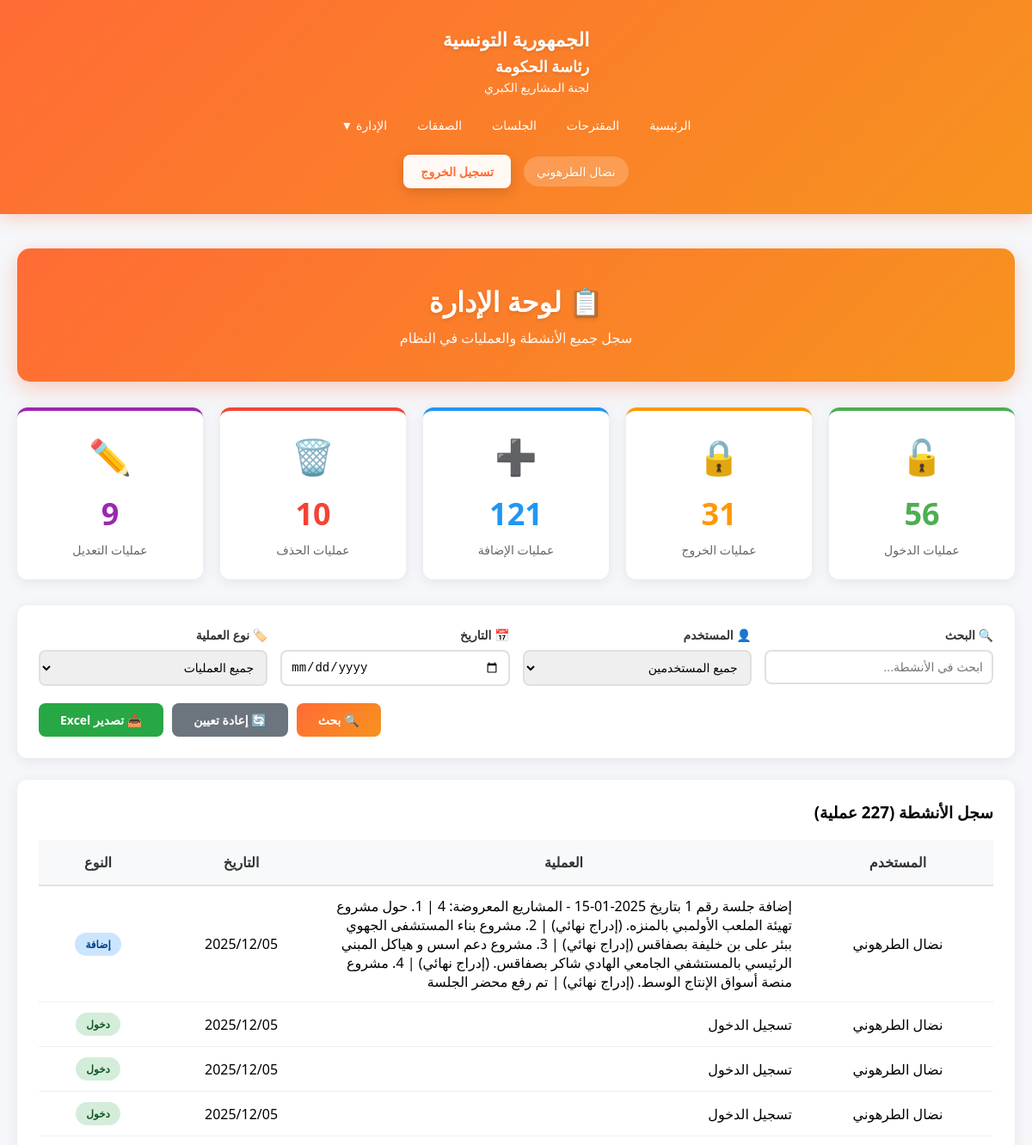
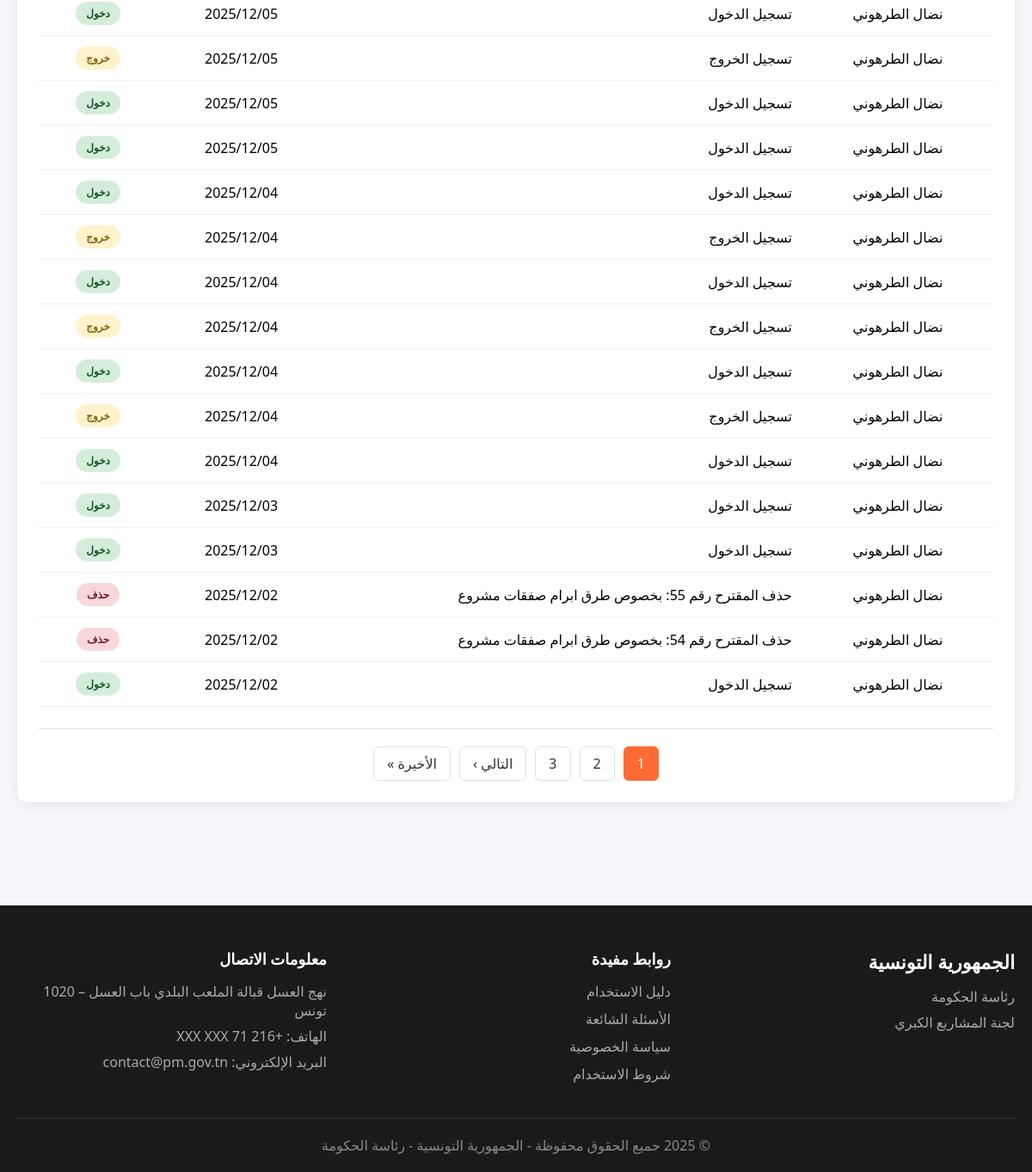
The app's page /Views/administration.php (signed in), older data (2 pictures, top to bottom).
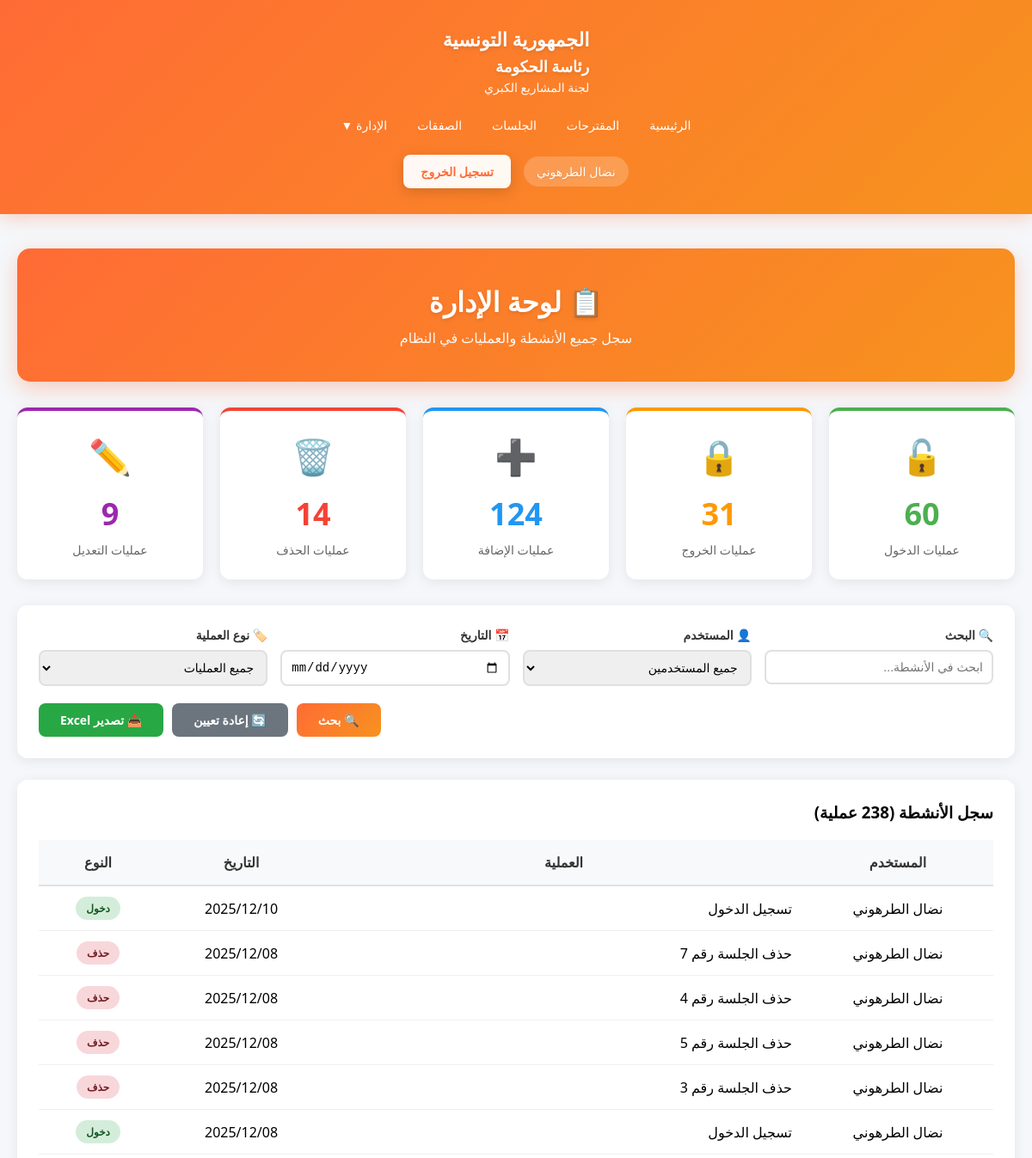
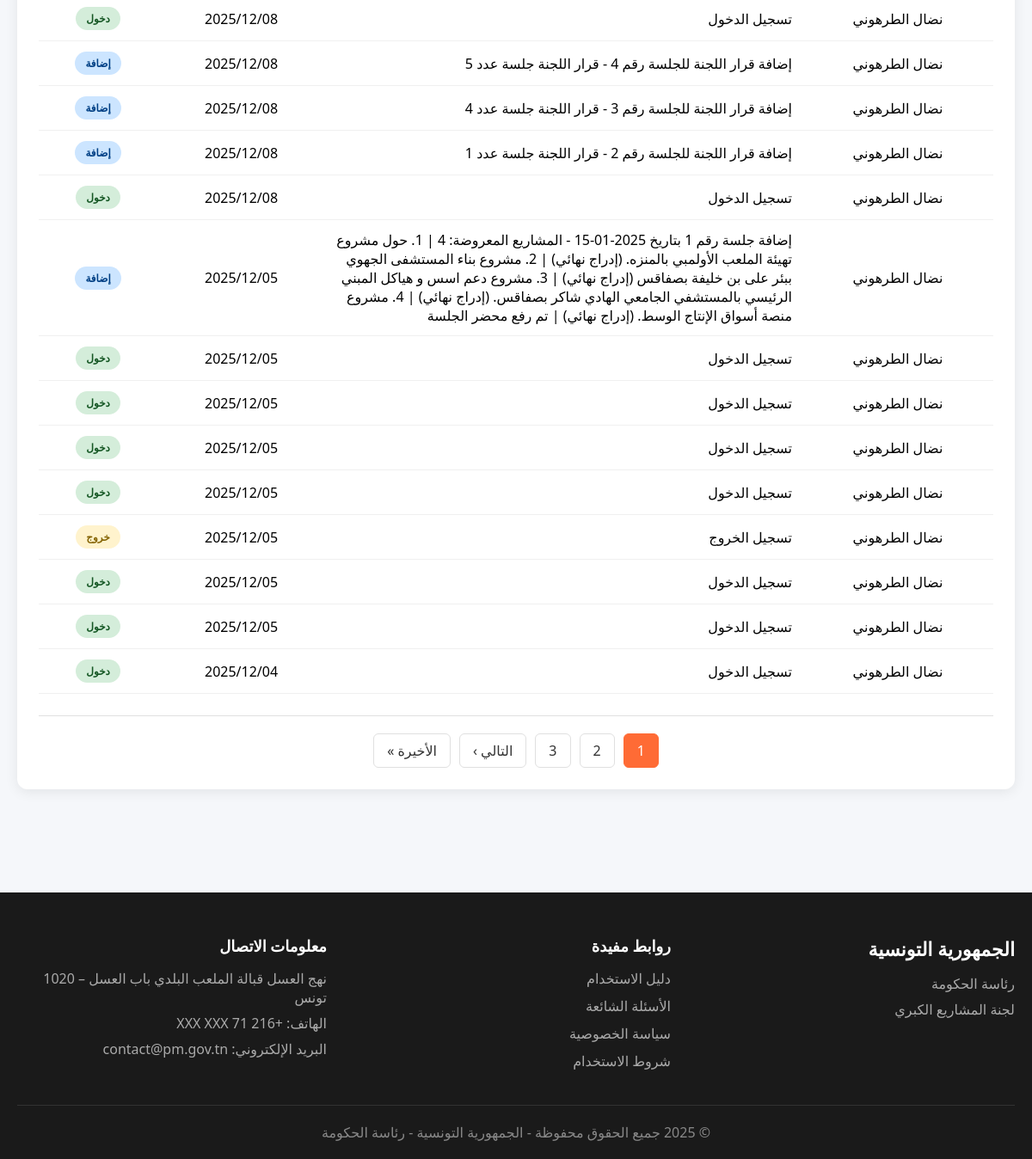
The same page, newer data (2 pictures, top to bottom).
### tables this page shows
CREATE TABLE `journal` (
  `idJournal` int(11) NOT NULL,
  `idUser` int(11) NOT NULL,
  `action` varchar(400) NOT NULL,
  `date` date NOT NULL
);

CREATE TABLE `user` (
  `idUser` int(11) NOT NULL,
  `nomUser` varchar(200) NOT NULL,
  `emailUser` varchar(300) NOT NULL,
  `typeCpt` int(1) NOT NULL,
  `login` varchar(20) NOT NULL,
  `pw` varchar(255) NOT NULL
);

### Views/administration.php (the view, shortened to what the changed rows need)
<?php
$database = new Database();
$db = $database->getConnection();
$filterUser = isset($_GET['user']) ? Security::sanitizeInput($_GET['user']) : '';
$filterAction = isset($_GET['action_type']) ? Security::sanitizeInput($_GET['action_type']) : '';
$filterDate = isset($_GET['date']) ? Security::sanitizeInput($_GET['date']) : '';
$search = isset($_GET['search']) ? Security::sanitizeInput($_GET['search']) : '';
$page = isset($_GET['page']) ? intval($_GET['page']) : 1;
$perPage = 20;
$offset = ($page - 1) * $perPage;
$sql = "SELECT j.*, u.nomUser, u.emailUser
        FROM journal j
        LEFT JOIN user u ON j.idUser = u.idUser
        WHERE 1=1";
$countSql = "SELECT COUNT(*) as total FROM ({$sql}) as subquery";
$countStmt = $db->prepare($countSql);
$countStmt->execute();
$totalRecords = $countStmt->fetch(PDO::FETCH_ASSOC)['total'];
$totalPages = ceil($totalRecords / $perPage);
$sql .= " ORDER BY j.idJournal DESC LIMIT :limit OFFSET :offset";
$stmt = $db->prepare($sql);
$stmt->bindValue(':limit', $perPage, PDO::PARAM_INT);
$stmt->bindValue(':offset', $offset, PDO::PARAM_INT);
$stmt->execute();
$logs = $stmt->fetchAll(PDO::FETCH_ASSOC);
$statsLogin = $db->query("SELECT COUNT(*) as total FROM journal WHERE action LIKE '%تسجيل الدخول%'")->fetch()['total'];
$statsAjout = $db->query("SELECT COUNT(*) as total FROM journal WHERE action LIKE '%إضافة%'")->fetch()['total'];
$statsSupp = $db->query("SELECT COUNT(*) as total FROM journal WHERE action LIKE '%حذف%'")->fetch()['total'];
?>
<!DOCTYPE html>
<html lang="ar" dir="rtl">
<head>
    <link rel="stylesheet" href="../assets/css/style.css">
</head>
<body>
    <?php include 'includes/header.php'; ?>
    <section class="content-section" style="padding: 40px 0;">
        <div class="container">
            <div class="admin-header">
                <h2>📋 لوحة الإدارة</h2>
            </div>
            <div class="stats-cards">
                <div class="stat-card-admin login">
                    <div class="icon">🔓</div>
                    <div class="number"><?php echo $statsLogin; ?></div>
                    <div class="label">عمليات الدخول</div>
                </div>
                <div class="stat-card-admin add">
                    <div class="icon">➕</div>
                    <div class="number"><?php echo $statsAjout; ?></div>
                    <div class="label">عمليات الإضافة</div>
                </div>
                <div class="stat-card-admin delete">
                    <div class="icon">🗑️</div>
                    <div class="number"><?php echo $statsSupp; ?></div>
                    <div class="label">عمليات الحذف</div>
                </div>
            </div>
            <div class="logs-table">
                <?php if (count($logs) > 0): ?>
                    <table>
                        <thead>
                            <tr>
                                <th>المستخدم</th>
                                <th>العملية</th>
                                <th>التاريخ</th>
                                <th>النوع</th>
                            </tr>
                        </thead>
                        <tbody>
                            <?php foreach ($logs as $log): ?>
                                <tr>
                                    <td><?php echo htmlspecialchars($log['nomUser']); ?></td>
                                    <td style="text-align: right; width: 50%;">
                                        <?php echo htmlspecialchars($log['action']); ?>
                                    </td>
                                    <td><?php echo date('Y/m/d', strtotime($log['date'])); ?></td>
                                    <td>
                                        <?php
                                        $badgeClass = 'action-login';
                                        $badgeText = 'عملية';
                                        if (strpos($log['action'], 'تسجيل الدخول') !== false) {
                                            $badgeClass = 'action-login';
                                            $badgeText = 'دخول';
                                        } elseif (strpos($log['action'], 'تسجيل الخروج') !== false) {
                                            $badgeClass = 'action-logout';
                                            $badgeText = 'خروج';
                                        } elseif (strpos($log['action'], 'إضافة') !== false) {
                                            $badgeClass = 'action-add';
                                            $badgeText = 'إضافة';
                                        } elseif (strpos($log['action'], 'حذف') !== false) {
                                            $badgeClass = 'action-delete';
                                            $badgeText = 'حذف';
                                        } elseif (strpos($log['action'], 'تعديل') !== false) {
                                            $badgeClass = 'action-edit';
                                            $badgeText = 'تعديل';
                                        }
                                        ?>
                                        <span class="action-badge <?php echo $badgeClass; ?>">
                                            <?php echo $badgeText; ?>
                                        </span>
                                    </td>
                                </tr>
                            <?php endforeach; ?>
                        </tbody>
                    </table>
                    <?php if ($totalPages > 1): ?>
                        <div class="pagination">
                            <?php
                            $start = max(1, $page - 2);
                            $end = min($totalPages, $page + 2);
                            for ($i = $start; $i <= $end; $i++):
                            ?>
                                <?php if ($i == $page): ?>
                                    <span class="active"><?php echo $i; ?></span>
                                <?php else: ?>
                                    <a href="?page=<?php echo $i; ?><?php echo !empty($search) ? '&search='.$search : '';
                                        echo !empty($filterUser) ? '&user='.$filterUser : '';
                                        echo !empty($filterDate) ? '&date='.$filterDate : '';
                                        echo !empty($filterAction) ? '&action_type='.$filterAction : ''; ?>">
                                        <?php echo $i; ?>
                                    </a>
                                <?php endif; ?>
                            <?php endfor; ?>
                            <?php if ($page < $totalPages): ?>
                                <a href="?page=<?php echo $page+1; ?><?php echo !empty($search) ? '&search='.$search : '';
                                    echo !empty($filterUser) ? '&user='.$filterUser : '';
                                    echo !empty($filterDate) ? '&date='.$filterDate : '';
                                    echo !empty($filterAction) ? '&action_type='.$filterAction : ''; ?>">
                                    التالي ›
                                </a>
                                <a href="?page=<?php echo $totalPages; ?><?php echo !empty($search) ? '&search='.$search : '';
                                    echo !empty($filterUser) ? '&user='.$filterUser : '';
                                    echo !empty($filterDate) ? '&date='.$filterDate : '';
                                    echo !empty($filterAction) ? '&action_type='.$filterAction : ''; ?>">
                                    الأخيرة »
                                </a>
                            <?php endif; ?>
                        </div>
                    <?php endif; ?>
                <?php else: ?>
                    <div class="no-data">
                        <p>🔭 لا توجد سجلات لعرضها</p>
                    </div>
                <?php endif; ?>
            </div>
        </div>
    </section>
</body>
</html>

Row changes from the older to the newer data that the page shows:
no longer on this page (row unchanged): journal: idUser.nomUser "نضال الطرهوني", action "تسجيل الخروج", date "2025/12/04", action "خروج"
no longer on this page (row unchanged): journal: idUser.nomUser "نضال الطرهوني", action "تسجيل الدخول", date "2025/12/04", action "دخول"
no longer on this page (row unchanged): journal: idUser.nomUser "نضال الطرهوني", action "تسجيل الخروج", date "2025/12/04", action "خروج"
no longer on this page (row unchanged): journal: idUser.nomUser "نضال الطرهوني", action "تسجيل الدخول", date "2025/12/04", action "دخول"
no longer on this page (row unchanged): journal: idUser.nomUser "نضال الطرهوني", action "تسجيل الخروج", date "2025/12/04", action "خروج"
no longer on this page (row unchanged): journal: idUser.nomUser "نضال الطرهوني", action "تسجيل الدخول", date "2025/12/04", action "دخول"
no longer on this page (row unchanged): journal: idUser.nomUser "نضال الطرهوني", action "تسجيل الدخول", date "2025/12/03", action "دخول"
no longer on this page (row unchanged): journal: idUser.nomUser "نضال الطرهوني", action "تسجيل الدخول", date "2025/12/03", action "دخول"
no longer on this page (row unchanged): journal: idUser.nomUser "نضال الطرهوني", action "حذف المقترح رقم 55: بخصوص طرق ابرام صفقات مشروع", date "2025/12/02", action "حذف"
no longer on this page (row unchanged): journal: idUser.nomUser "نضال الطرهوني", action "حذف المقترح رقم 54: بخصوص طرق ابرام صفقات مشروع", date "2025/12/02", action "حذف"
no longer on this page (row unchanged): journal: idUser.nomUser "نضال الطرهوني", action "تسجيل الدخول", date "2025/12/02", action "دخول"
added journal: idUser.nomUser "نضال الطرهوني", action "تسجيل الدخول", date "2025/12/10", action "دخول"
added journal: idUser.nomUser "نضال الطرهوني", action "حذف الجلسة رقم 7", date "2025/12/08", action "حذف"
added journal: idUser.nomUser "نضال الطرهوني", action "حذف الجلسة رقم 4", date "2025/12/08", action "حذف"
added journal: idUser.nomUser "نضال الطرهوني", action "حذف الجلسة رقم 5", date "2025/12/08", action "حذف"
added journal: idUser.nomUser "نضال الطرهوني", action "حذف الجلسة رقم 3", date "2025/12/08", action "حذف"
added journal: idUser.nomUser "نضال الطرهوني", action "تسجيل الدخول", date "2025/12/08", action "دخول"
added journal: idUser.nomUser "نضال الطرهوني", action "تسجيل الدخول", date "2025/12/08", action "دخول"
added journal: idUser.nomUser "نضال الطرهوني", action "إضافة قرار اللجنة للجلسة رقم 4 - قرار اللجنة جلسة عدد 5", date "2025/12/08", action "إضافة"
added journal: idUser.nomUser "نضال الطرهوني", action "إضافة قرار اللجنة للجلسة رقم 3 - قرار اللجنة جلسة عدد 4", date "2025/12/08", action "إضافة"
added journal: idUser.nomUser "نضال الطرهوني", action "إضافة قرار اللجنة للجلسة رقم 2 - قرار اللجنة جلسة عدد 1", date "2025/12/08", action "إضافة"
added journal: idUser.nomUser "نضال الطرهوني", action "تسجيل الدخول", date "2025/12/08", action "دخول"
Text that changed along with them:
$statsLogin: "56" → "60"
$statsAjout: "121" → "124"
$statsSupp: "10" → "14"
